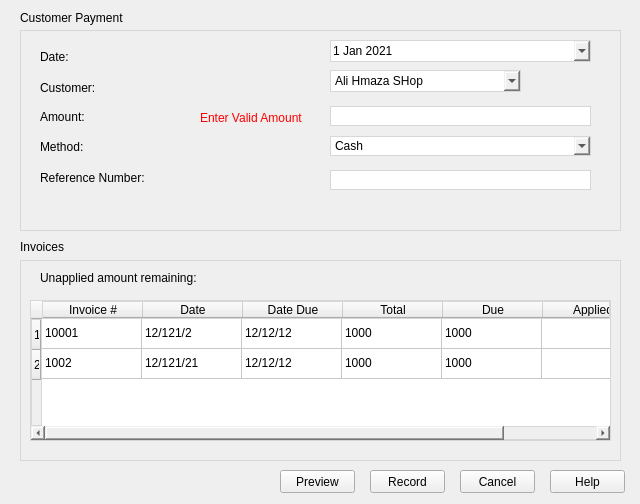
<?xml version="1.0" encoding="UTF-8"?>
<ui version="4.0">
 <class>paymentWindow</class>
 <widget class="QMainWindow" name="paymentWindow">
  <property name="geometry">
   <rect>
    <x>0</x>
    <y>0</y>
    <width>640</width>
    <height>504</height>
   </rect>
  </property>
  <property name="windowTitle">
   <string>Apply a Payment</string>
  </property>
  <widget class="QWidget" name="centralwidget">
   <widget class="QFrame" name="frame">
    <property name="geometry">
     <rect>
      <x>20</x>
      <y>30</y>
      <width>601</width>
      <height>201</height>
     </rect>
    </property>
    <property name="styleSheet">
     <string notr="true">border: 1px solid rgb(215, 215, 215);
</string>
    </property>
    <property name="frameShape">
     <enum>QFrame::StyledPanel</enum>
    </property>
    <property name="frameShadow">
     <enum>QFrame::Raised</enum>
    </property>
    <widget class="QLabel" name="label">
     <property name="geometry">
      <rect>
       <x>20</x>
       <y>20</y>
       <width>47</width>
       <height>13</height>
      </rect>
     </property>
     <property name="styleSheet">
      <string notr="true">border: 0px solid rgb(215, 215, 215);</string>
     </property>
     <property name="text">
      <string>Date:</string>
     </property>
    </widget>
    <widget class="QLabel" name="label_2">
     <property name="geometry">
      <rect>
       <x>20</x>
       <y>50</y>
       <width>71</width>
       <height>16</height>
      </rect>
     </property>
     <property name="styleSheet">
      <string notr="true">border: 0px solid rgb(215, 215, 215);</string>
     </property>
     <property name="text">
      <string>Customer:</string>
     </property>
    </widget>
    <widget class="QLabel" name="label_3">
     <property name="geometry">
      <rect>
       <x>20</x>
       <y>80</y>
       <width>47</width>
       <height>13</height>
      </rect>
     </property>
     <property name="styleSheet">
      <string notr="true">border: 0px solid rgb(215, 215, 215);</string>
     </property>
     <property name="text">
      <string>Amount:</string>
     </property>
    </widget>
    <widget class="QLabel" name="label_4">
     <property name="geometry">
      <rect>
       <x>20</x>
       <y>140</y>
       <width>111</width>
       <height>16</height>
      </rect>
     </property>
     <property name="styleSheet">
      <string notr="true">border: 0px solid rgb(215, 215, 215);</string>
     </property>
     <property name="text">
      <string>Reference Number:</string>
     </property>
    </widget>
    <widget class="QLabel" name="label_5">
     <property name="geometry">
      <rect>
       <x>20</x>
       <y>110</y>
       <width>47</width>
       <height>13</height>
      </rect>
     </property>
     <property name="styleSheet">
      <string notr="true">border: 0px solid rgb(215, 215, 215);
</string>
     </property>
     <property name="text">
      <string>Method:</string>
     </property>
    </widget>
    <widget class="QDateEdit" name="dateInput">
     <property name="geometry">
      <rect>
       <x>310</x>
       <y>10</y>
       <width>261</width>
       <height>22</height>
      </rect>
     </property>
     <property name="dateTime">
      <datetime>
       <hour>0</hour>
       <minute>0</minute>
       <second>0</second>
       <year>2021</year>
       <month>1</month>
       <day>1</day>
      </datetime>
     </property>
     <property name="calendarPopup">
      <bool>true</bool>
     </property>
    </widget>
    <widget class="QComboBox" name="customerInput">
     <property name="geometry">
      <rect>
       <x>310</x>
       <y>40</y>
       <width>191</width>
       <height>22</height>
      </rect>
     </property>
     <item>
      <property name="text">
       <string>Ali Hmaza SHop</string>
      </property>
     </item>
     <item>
      <property name="text">
       <string>Chaudhary Saab</string>
      </property>
     </item>
     <item>
      <property name="text">
       <string>Badshaho</string>
      </property>
     </item>
    </widget>
    <widget class="QLineEdit" name="amountInput">
     <property name="enabled">
      <bool>true</bool>
     </property>
     <property name="geometry">
      <rect>
       <x>310</x>
       <y>76</y>
       <width>261</width>
       <height>20</height>
      </rect>
     </property>
     <property name="layoutDirection">
      <enum>Qt::LeftToRight</enum>
     </property>
     <property name="text">
      <string/>
     </property>
     <property name="alignment">
      <set>Qt::AlignRight|Qt::AlignTrailing|Qt::AlignVCenter</set>
     </property>
     <property name="placeholderText">
      <string/>
     </property>
    </widget>
    <widget class="QComboBox" name="methodCombo">
     <property name="geometry">
      <rect>
       <x>310</x>
       <y>106</y>
       <width>261</width>
       <height>20</height>
      </rect>
     </property>
     <item>
      <property name="text">
       <string>Cash</string>
      </property>
     </item>
     <item>
      <property name="text">
       <string>Check</string>
      </property>
     </item>
     <item>
      <property name="text">
       <string>Bank Deposit</string>
      </property>
     </item>
     <item>
      <property name="text">
       <string>Credit Card</string>
      </property>
     </item>
    </widget>
    <widget class="QLineEdit" name="refInput">
     <property name="enabled">
      <bool>false</bool>
     </property>
     <property name="geometry">
      <rect>
       <x>310</x>
       <y>140</y>
       <width>261</width>
       <height>20</height>
      </rect>
     </property>
    </widget>
    <widget class="QLabel" name="validationLabel">
     <property name="geometry">
      <rect>
       <x>180</x>
       <y>80</y>
       <width>121</width>
       <height>16</height>
      </rect>
     </property>
     <property name="styleSheet">
      <string notr="true">color:rgb(255, 0, 0);
border: 0px solid rgb(215, 215, 215);</string>
     </property>
     <property name="text">
      <string>Enter Valid Amount</string>
     </property>
    </widget>
    <widget class="QToolButton" name="customerToolBtn">
     <property name="geometry">
      <rect>
       <x>510</x>
       <y>40</y>
       <width>25</width>
       <height>19</height>
      </rect>
     </property>
     <property name="styleSheet">
      <string notr="true">border:0px;</string>
     </property>
     <property name="text">
      <string/>
     </property>
     <property name="icon">
      <iconset>
       <normaloff>C:/Users/MOIZ/Downloads/icons8-customer-16.png</normaloff>C:/Users/MOIZ/Downloads/icons8-customer-16.png</iconset>
     </property>
     <property name="autoRaise">
      <bool>false</bool>
     </property>
    </widget>
    <widget class="QToolButton" name="editCustomerToolBtn">
     <property name="geometry">
      <rect>
       <x>540</x>
       <y>40</y>
       <width>25</width>
       <height>19</height>
      </rect>
     </property>
     <property name="styleSheet">
      <string notr="true">border:0px;</string>
     </property>
     <property name="text">
      <string/>
     </property>
     <property name="icon">
      <iconset>
       <normaloff>C:/Users/MOIZ/Downloads/icons/pencil.png</normaloff>C:/Users/MOIZ/Downloads/icons/pencil.png</iconset>
     </property>
     <property name="autoRaise">
      <bool>false</bool>
     </property>
    </widget>
   </widget>
   <widget class="QFrame" name="frame_2">
    <property name="geometry">
     <rect>
      <x>20</x>
      <y>260</y>
      <width>601</width>
      <height>201</height>
     </rect>
    </property>
    <property name="styleSheet">
     <string notr="true">
border: 1px solid rgb(215, 215, 215);</string>
    </property>
    <property name="frameShape">
     <enum>QFrame::StyledPanel</enum>
    </property>
    <property name="frameShadow">
     <enum>QFrame::Raised</enum>
    </property>
    <widget class="QLabel" name="label_7">
     <property name="geometry">
      <rect>
       <x>20</x>
       <y>10</y>
       <width>171</width>
       <height>16</height>
      </rect>
     </property>
     <property name="styleSheet">
      <string notr="true">border: 0px solid rgb(215, 215, 215);</string>
     </property>
     <property name="text">
      <string>Unapplied amount remaining:</string>
     </property>
    </widget>
    <widget class="QTableWidget" name="tableWidget">
     <property name="geometry">
      <rect>
       <x>10</x>
       <y>40</y>
       <width>581</width>
       <height>141</height>
      </rect>
     </property>
     <row>
      <property name="text">
       <string>1</string>
      </property>
     </row>
     <row>
      <property name="text">
       <string>2</string>
      </property>
     </row>
     <column>
      <property name="text">
       <string>Invoice #</string>
      </property>
     </column>
     <column>
      <property name="text">
       <string>Date</string>
      </property>
     </column>
     <column>
      <property name="text">
       <string>Date Due</string>
      </property>
     </column>
     <column>
      <property name="text">
       <string>Total</string>
      </property>
     </column>
     <column>
      <property name="text">
       <string>Due</string>
      </property>
     </column>
     <column>
      <property name="text">
       <string>Applied</string>
      </property>
     </column>
     <item row="0" column="0">
      <property name="text">
       <string>10001</string>
      </property>
      <property name="flags">
       <set>ItemIsSelectable|ItemIsDragEnabled|ItemIsDropEnabled|ItemIsUserCheckable|ItemIsEnabled</set>
      </property>
     </item>
     <item row="0" column="1">
      <property name="text">
       <string>12/121/2</string>
      </property>
      <property name="flags">
       <set>ItemIsSelectable|ItemIsDragEnabled|ItemIsDropEnabled|ItemIsUserCheckable|ItemIsEnabled</set>
      </property>
     </item>
     <item row="0" column="2">
      <property name="text">
       <string>12/12/12</string>
      </property>
      <property name="flags">
       <set>ItemIsSelectable|ItemIsDragEnabled|ItemIsDropEnabled|ItemIsUserCheckable|ItemIsEnabled</set>
      </property>
     </item>
     <item row="0" column="3">
      <property name="text">
       <string>1000</string>
      </property>
      <property name="flags">
       <set>ItemIsSelectable|ItemIsDragEnabled|ItemIsDropEnabled|ItemIsUserCheckable|ItemIsEnabled</set>
      </property>
     </item>
     <item row="0" column="4">
      <property name="text">
       <string>1000</string>
      </property>
      <property name="flags">
       <set>ItemIsSelectable|ItemIsDragEnabled|ItemIsDropEnabled|ItemIsUserCheckable|ItemIsEnabled</set>
      </property>
     </item>
     <item row="1" column="0">
      <property name="text">
       <string>1002</string>
      </property>
      <property name="flags">
       <set>ItemIsSelectable|ItemIsDragEnabled|ItemIsDropEnabled|ItemIsUserCheckable|ItemIsEnabled</set>
      </property>
     </item>
     <item row="1" column="1">
      <property name="text">
       <string>12/121/21</string>
      </property>
      <property name="flags">
       <set>ItemIsSelectable|ItemIsDragEnabled|ItemIsDropEnabled|ItemIsUserCheckable|ItemIsEnabled</set>
      </property>
     </item>
     <item row="1" column="2">
      <property name="text">
       <string>12/12/12</string>
      </property>
      <property name="flags">
       <set>ItemIsSelectable|ItemIsDragEnabled|ItemIsDropEnabled|ItemIsUserCheckable|ItemIsEnabled</set>
      </property>
     </item>
     <item row="1" column="3">
      <property name="text">
       <string>1000</string>
      </property>
      <property name="flags">
       <set>ItemIsSelectable|ItemIsDragEnabled|ItemIsDropEnabled|ItemIsUserCheckable|ItemIsEnabled</set>
      </property>
     </item>
     <item row="1" column="4">
      <property name="text">
       <string>1000</string>
      </property>
      <property name="flags">
       <set>ItemIsSelectable|ItemIsDragEnabled|ItemIsDropEnabled|ItemIsUserCheckable|ItemIsEnabled</set>
      </property>
     </item>
    </widget>
   </widget>
   <widget class="QPushButton" name="recordBtn">
    <property name="geometry">
     <rect>
      <x>370</x>
      <y>470</y>
      <width>75</width>
      <height>23</height>
     </rect>
    </property>
    <property name="text">
     <string>Record</string>
    </property>
   </widget>
   <widget class="QPushButton" name="cancelBtn">
    <property name="geometry">
     <rect>
      <x>460</x>
      <y>470</y>
      <width>75</width>
      <height>23</height>
     </rect>
    </property>
    <property name="text">
     <string>Cancel</string>
    </property>
   </widget>
   <widget class="QPushButton" name="helpBtn">
    <property name="geometry">
     <rect>
      <x>550</x>
      <y>470</y>
      <width>75</width>
      <height>23</height>
     </rect>
    </property>
    <property name="text">
     <string>Help</string>
    </property>
   </widget>
   <widget class="QPushButton" name="previewBtn">
    <property name="geometry">
     <rect>
      <x>280</x>
      <y>470</y>
      <width>75</width>
      <height>23</height>
     </rect>
    </property>
    <property name="text">
     <string>Preview</string>
    </property>
   </widget>
   <widget class="QLabel" name="label_8">
    <property name="geometry">
     <rect>
      <x>20</x>
      <y>10</y>
      <width>111</width>
      <height>16</height>
     </rect>
    </property>
    <property name="text">
     <string>Customer Payment</string>
    </property>
   </widget>
   <widget class="QLabel" name="label_9">
    <property name="geometry">
     <rect>
      <x>20</x>
      <y>240</y>
      <width>47</width>
      <height>13</height>
     </rect>
    </property>
    <property name="text">
     <string>Invoices</string>
    </property>
   </widget>
  </widget>
 </widget>
 <resources/>
 <connections/>
</ui>
